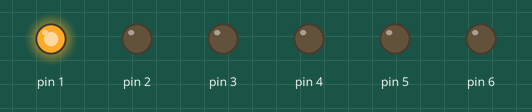
This sketch was run on a simulated Arduino Uno, built with avr-gcc and run on an emulated ATmega328P. Shown: output pins drawn as LEDs (lit = HIGH).

Above: at 0.6 s.
At 3.0 s:
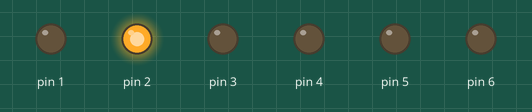
At 5.5 s:
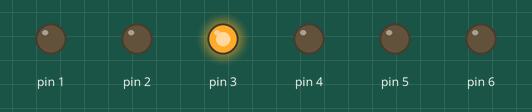
At 6.7 s:
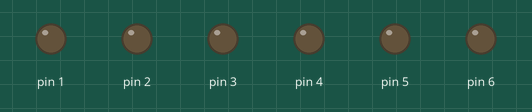
Timing chart, 0 to 9.6 s (numbered marks = the images above):
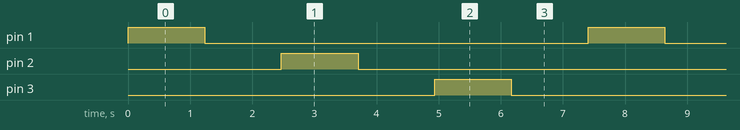

Measured:
- by itself, pin 1–3: alternates HIGH for 1.2 s and LOW for 6.2 s
- by itself, everything shown: repeats every 7.4 s, in 6 steps

The sketch:

sketch_jan19a.ino
```cpp
void setup() {
  // put your setup code here, to run once:
pinMode(1, OUTPUT);
pinMode(2, OUTPUT);
pinMode(3, OUTPUT);
pinMode(4, OUTPUT);
pinMode(5, OUTPUT);\
pinMode(6, OUTPUT);
}

void loop() {
  // put your main code here, to run repeatedly:
digitalWrite(1,HIGH);
delay(1234);
digitalWrite(1,LOW);
delay(1234);
digitalWrite(2,HIGH);
delay(1234);
digitalWrite(2,LOW);
delay(1234);
digitalWrite(3,HIGH);
delay(1234);
digitalWrite(3,LOW);
delay(1234);
}
```
